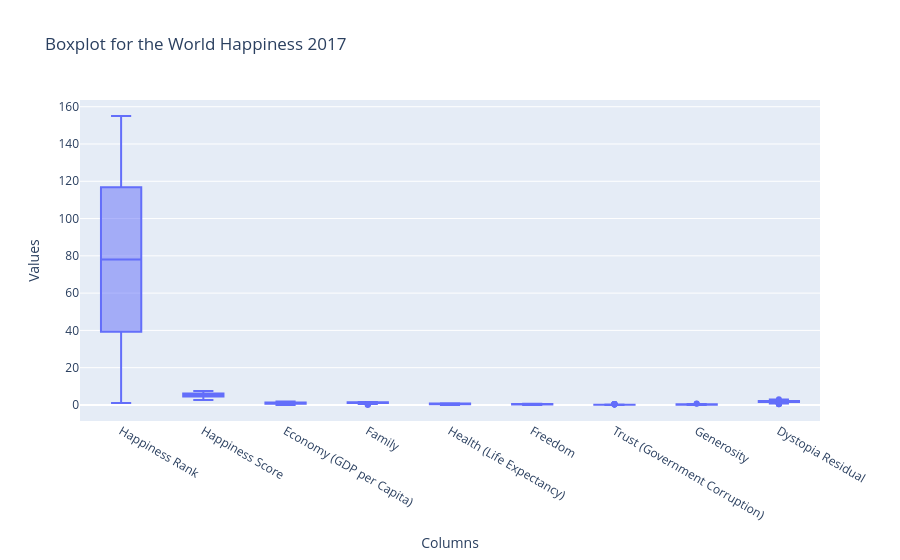

Here is the notebook cell this chart was saved with:
### Code cell
selected_columns = [
    'Happiness Rank', 
    'Happiness Score',  
    'Economy (GDP per Capita)', 
    'Family', 
    'Health (Life Expectancy)', 
    'Freedom', 
    'Trust (Government Corruption)', 
    'Generosity', 
    'Dystopia Residual'
]

# Create a boxplot using Plotly for the selected columns
fig = px.box(df_17, 
             y=selected_columns, 
             title='Boxplot for the World Happiness 2017')

fig.update_layout(
    yaxis_title='Values',
    xaxis_title='Columns',
)

fig.show()

### Figure 1 — Plotly figure (JSON) as saved in the notebook; plotly's stock layout.template omitted (floating-point values rounded to 4 significant figures; data arrays with more than 128 entries replaced by an {"elided": "..."} marker saying what was removed)
{"data": [{"alignmentgroup": "True", "hovertemplate": "variable=%{x}<br>value=%{y}<extra></extra>", "legendgroup": "", "marker": {"color": "#636efa"}, "name": "", "notched": false, "offsetgroup": "", "orientation": "v", "showlegend": false, "type": "box", "x": {"elided": "1395 str values"}, "x0": " ", "xaxis": "x", "y": {"elided": "1395 float values"}, "y0": " ", "yaxis": "y"}], "layout": {"boxmode": "group", "legend": {"tracegroupgap": 0}, "title": {"text": "Boxplot for the World Happiness 2017"}, "xaxis": {"anchor": "y", "domain": [0, 1], "title": {"text": "Columns"}}, "yaxis": {"anchor": "x", "domain": [0, 1], "title": {"text": "Values"}}}}
